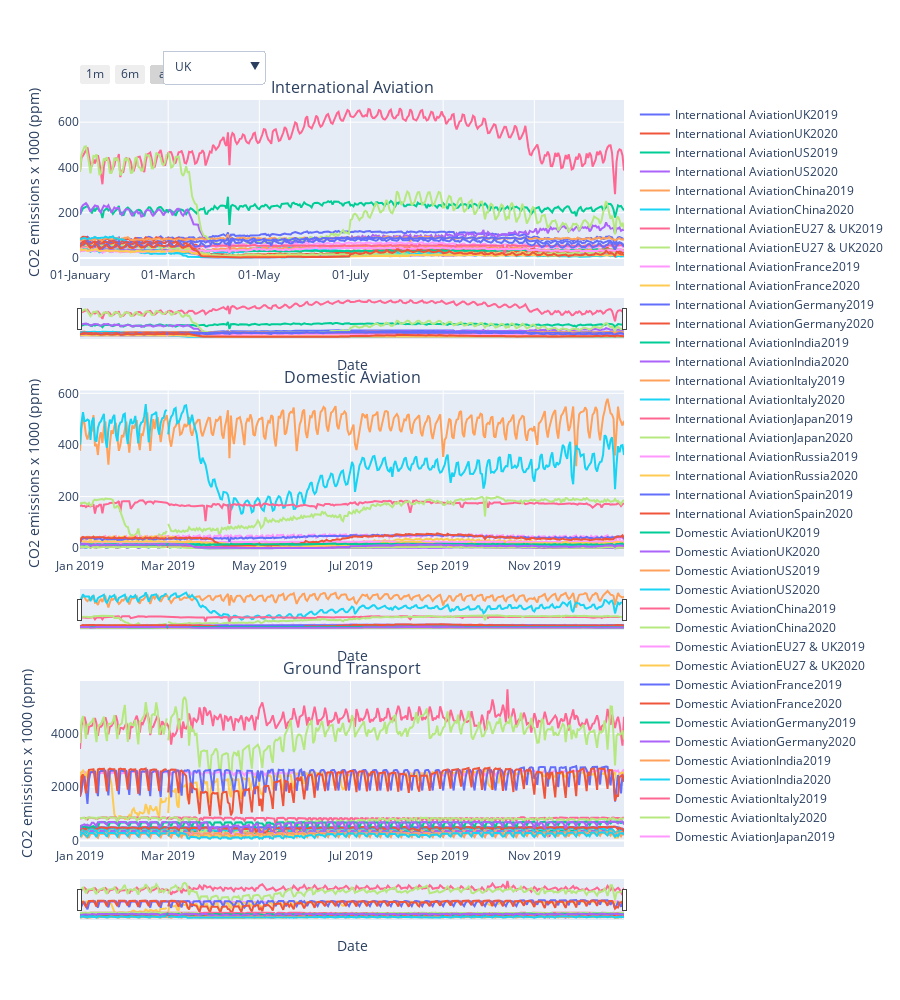

Notebook source saved alongside this figure:
### Code cell
Transport_not_World = Transport_Sector[Transport_Sector.country != 'WORLD'].groupby(['country', 'date']).sum()


#reset index for optimal dataset and split date into years

abc = Transport_not_World.reset_index(['country', 'date'])
abc[["year", "month", "day"]] = abc["date"].str.split("-", expand = True)

# create dataframe for sector

Transport_Sector[["year", "month", "day"]] = Transport_Sector["date"].str.split("-", expand = True)
Transport_Sector['Date2'] = '2019' + '-' + Transport_Sector['month'].astype(str) + '-' + Transport_Sector['day']
Transport_Sector2 = Transport_Sector[(Transport_Sector.year == '2019') | (Transport_Sector.year == '2020')]

sectors = ['International Aviation', 'Domestic Aviation', 'Ground Transport']

fig = make_subplots(rows = 3, 
                    cols = 1,
                    subplot_titles = ('International Aviation', 'Domestic Aviation', 'Ground Transport'))

for k in Countries:
    for i in Years:
        Int_Av = Transport_Sector2[(Transport_Sector2.country == k) & (Transport_Sector2.year == i) & (Transport_Sector2.sector == 'International Aviation')]
        lop = fig.add_trace(
                go.Scatter(x=list(Int_Av.Date2),
                            y=list(Int_Av.co2),
                            name= 'International Aviation' + k + i,
                            visible =True), 1, 1)

for k in Countries:
    for i in Years:
        Do_Av = Transport_Sector2[(Transport_Sector2.country == k) & (Transport_Sector2.year == i) & (Transport_Sector2.sector == 'Domestic Aviation')]
        lop = fig.add_trace(
                go.Scatter(x=list(Do_Av.Date2),
                            y=list(Do_Av.co2),
                            name= 'Domestic Aviation' + k + i,
                            visible =True), 2, 1)

for k in Countries:
    for i in Years:
        Gr_Trans = Transport_Sector2[(Transport_Sector2.country == k) & (Transport_Sector2.year == i) & (Transport_Sector2.sector == 'Ground Transport')]
        lop = fig.add_trace(
                go.Scatter(x=list(Gr_Trans.Date2),
                            y=list(Gr_Trans.co2),
                            name= 'Ground Transport' + k + i,
                            visible =True), 3, 1)

fig.update_layout(
    height = 1000
)

list_updatemenus = []


for n, country in enumerate(Countries):
    visible = [False] * 2 * len(Countries)
    visible[2*n] = True
    visible[2*n + 1] = True
    temp_dict = dict(label = str(country),
                 method = 'update',
                 args = [{'visible': visible},
                         {'title': ('CO2 emissions comparison 2019 versus 2020 by sector in %s'% country)}])
    list_updatemenus.append(temp_dict)


fig.update_layout(updatemenus=list([dict(buttons= list_updatemenus)]), xaxis_title = 'Date', yaxis_title = 'CO2 emissions x 1000 (ppm)', xaxis=dict(tickformat="%d-%B"))

fig['layout']['yaxis2']['title']='CO2 emissions x 1000 (ppm)'
fig['layout']['yaxis3']['title']='CO2 emissions x 1000 (ppm)'
fig['layout']['xaxis2']['title']='Date'
fig['layout']['xaxis3']['title']='Date'

fig.update_layout(
    updatemenus=[
        dict(
            direction="down",
            pad={"r": 10, "t": 10},
            showactive=True,
            x=0.15,
            xanchor="left",
            y=1.08,
            yanchor="top"
        ),
    ]
)

fig.update_layout(
    xaxis=dict(
        rangeselector=dict(
            buttons=list([
                dict(count=1,
                     label="1m",
                     step="month",
                     stepmode="backward"),
                dict(count=6,
                     label="6m",
                     step="month",
                     stepmode="backward"),
                dict(step="all")
            ])
        ),
        rangeslider=dict(
            visible=True
        ),
        type="date"
    )
)

fig.update_xaxes(rangeslider_thickness = 0.05)


fig.show()

### Figure 1 — Plotly figure (JSON) as saved in the notebook; plotly's stock layout.template omitted (floating-point values rounded to 4 significant figures; data arrays with more than 128 entries replaced by an {"elided": "..."} marker saying what was removed)
{"data": [{"name": "International AviationUK2019", "type": "scatter", "visible": true, "x": {"elided": "365 str values"}, "xaxis": "x", "y": {"elided": "365 float values"}, "yaxis": "y"}, {"name": "International AviationUK2020", "type": "scatter", "visible": true, "x": {"elided": "366 str values"}, "xaxis": "x", "y": {"elided": "366 float values"}, "yaxis": "y"}, {"name": "International AviationUS2019", "type": "scatter", "visible": true, "x": {"elided": "365 str values"}, "xaxis": "x", "y": {"elided": "365 float values"}, "yaxis": "y"}, {"name": "International AviationUS2020", "type": "scatter", "visible": true, "x": {"elided": "366 str values"}, "xaxis": "x", "y": {"elided": "366 float values"}, "yaxis": "y"}, {"name": "International AviationChina2019", "type": "scatter", "visible": true, "x": {"elided": "365 str values"}, "xaxis": "x", "y": {"elided": "365 float values"}, "yaxis": "y"}, {"name": "International AviationChina2020", "type": "scatter", "visible": true, "x": {"elided": "366 str values"}, "xaxis": "x", "y": {"elided": "366 float values"}, "yaxis": "y"}, {"name": "International AviationEU27 & UK2019", "type": "scatter", "visible": true, "x": {"elided": "365 str values"}, "xaxis": "x", "y": {"elided": "365 float values"}, "yaxis": "y"}, {"name": "International AviationEU27 & UK2020", "type": "scatter", "visible": true, "x": {"elided": "366 str values"}, "xaxis": "x", "y": {"elided": "366 float values"}, "yaxis": "y"}, {"name": "International AviationFrance2019", "type": "scatter", "visible": true, "x": {"elided": "365 str values"}, "xaxis": "x", "y": {"elided": "365 float values"}, "yaxis": "y"}, {"name": "International AviationFrance2020", "type": "scatter", "visible": true, "x": {"elided": "366 str values"}, "xaxis": "x", "y": {"elided": "366 float values"}, "yaxis": "y"}, {"name": "International AviationGermany2019", "type": "scatter", "visible": true, "x": {"elided": "365 str values"}, "xaxis": "x", "y": {"elided": "365 float values"}, "yaxis": "y"}, {"name": "International AviationGermany2020", "type": "scatter", "visible": true, "x": {"elided": "366 str values"}, "xaxis": "x", "y": {"elided": "366 float values"}, "yaxis": "y"}, {"name": "International AviationIndia2019", "type": "scatter", "visible": true, "x": {"elided": "365 str values"}, "xaxis": "x", "y": {"elided": "365 float values"}, "yaxis": "y"}, {"name": "International AviationIndia2020", "type": "scatter", "visible": true, "x": {"elided": "366 str values"}, "xaxis": "x", "y": {"elided": "366 float values"}, "yaxis": "y"}, {"name": "International AviationItaly2019", "type": "scatter", "visible": true, "x": {"elided": "365 str values"}, "xaxis": "x", "y": {"elided": "365 float values"}, "yaxis": "y"}, {"name": "International AviationItaly2020", "type": "scatter", "visible": true, "x": {"elided": "366 str values"}, "xaxis": "x", "y": {"elided": "366 float values"}, "yaxis": "y"}, {"name": "International AviationJapan2019", "type": "scatter", "visible": true, "x": {"elided": "365 str values"}, "xaxis": "x", "y": {"elided": "365 float values"}, "yaxis": "y"}, {"name": "International AviationJapan2020", "type": "scatter", "visible": true, "x": {"elided": "366 str values"}, "xaxis": "x", "y": {"elided": "366 float values"}, "yaxis": "y"}, {"name": "International AviationRussia2019", "type": "scatter", "visible": true, "x": {"elided": "365 str values"}, "xaxis": "x", "y": {"elided": "365 float values"}, "yaxis": "y"}, {"name": "International AviationRussia2020", "type": "scatter", "visible": true, "x": {"elided": "366 str values"}, "xaxis": "x", "y": {"elided": "366 float values"}, "yaxis": "y"}, {"name": "International AviationSpain2019", "type": "scatter", "visible": true, "x": {"elided": "365 str values"}, "xaxis": "x", "y": {"elided": "365 float values"}, "yaxis": "y"}, {"name": "International AviationSpain2020", "type": "scatter", "visible": true, "x": {"elided": "366 str values"}, "xaxis": "x", "y": {"elided": "366 float values"}, "yaxis": "y"}, {"name": "Domestic AviationUK2019", "type": "scatter", "visible": true, "x": {"elided": "365 str values"}, "xaxis": "x2", "y": {"elided": "365 float values"}, "yaxis": "y2"}, {"name": "Domestic AviationUK2020", "type": "scatter", "visible": true, "x": {"elided": "366 str values"}, "xaxis": "x2", "y": {"elided": "366 float values"}, "yaxis": "y2"}, {"name": "Domestic AviationUS2019", "type": "scatter", "visible": true, "x": {"elided": "365 str values"}, "xaxis": "x2", "y": {"elided": "365 float values"}, "yaxis": "y2"}, {"name": "Domestic AviationUS2020", "type": "scatter", "visible": true, "x": {"elided": "366 str values"}, "xaxis": "x2", "y": {"elided": "366 float values"}, "yaxis": "y2"}, {"name": "Domestic AviationChina2019", "type": "scatter", "visible": true, "x": {"elided": "365 str values"}, "xaxis": "x2", "y": {"elided": "365 float values"}, "yaxis": "y2"}, {"name": "Domestic AviationChina2020", "type": "scatter", "visible": true, "x": {"elided": "366 str values"}, "xaxis": "x2", "y": {"elided": "366 float values"}, "yaxis": "y2"}, {"name": "Domestic AviationEU27 & UK2019", "type": "scatter", "visible": true, "x": {"elided": "365 str values"}, "xaxis": "x2", "y": {"elided": "365 float values"}, "yaxis": "y2"}, {"name": "Domestic AviationEU27 & UK2020", "type": "scatter", "visible": true, "x": {"elided": "366 str values"}, "xaxis": "x2", "y": {"elided": "366 float values"}, "yaxis": "y2"}, {"name": "Domestic AviationFrance2019", "type": "scatter", "visible": true, "x": {"elided": "365 str values"}, "xaxis": "x2", "y": {"elided": "365 float values"}, "yaxis": "y2"}, {"name": "Domestic AviationFrance2020", "type": "scatter", "visible": true, "x": {"elided": "366 str values"}, "xaxis": "x2", "y": {"elided": "366 float values"}, "yaxis": "y2"}, {"name": "Domestic AviationGermany2019", "type": "scatter", "visible": true, "x": {"elided": "365 str values"}, "xaxis": "x2", "y": {"elided": "365 float values"}, "yaxis": "y2"}, {"name": "Domestic AviationGermany2020", "type": "scatter", "visible": true, "x": {"elided": "366 str values"}, "xaxis": "x2", "y": {"elided": "366 float values"}, "yaxis": "y2"}, {"name": "Domestic AviationIndia2019", "type": "scatter", "visible": true, "x": {"elided": "365 str values"}, "xaxis": "x2", "y": {"elided": "365 float values"}, "yaxis": "y2"}, {"name": "Domestic AviationIndia2020", "type": "scatter", "visible": true, "x": {"elided": "366 str values"}, "xaxis": "x2", "y": {"elided": "366 float values"}, "yaxis": "y2"}, {"name": "Domestic AviationItaly2019", "type": "scatter", "visible": true, "x": {"elided": "365 str values"}, "xaxis": "x2", "y": {"elided": "365 float values"}, "yaxis": "y2"}, {"name": "Domestic AviationItaly2020", "type": "scatter", "visible": true, "x": {"elided": "366 str values"}, "xaxis": "x2", "y": {"elided": "366 float values"}, "yaxis": "y2"}, {"name": "Domestic AviationJapan2019", "type": "scatter", "visible": true, "x": {"elided": "365 str values"}, "xaxis": "x2", "y": {"elided": "365 float values"}, "yaxis": "y2"}, {"name": "Domestic AviationJapan2020", "type": "scatter", "visible": true, "x": {"elided": "366 str values"}, "xaxis": "x2", "y": {"elided": "366 float values"}, "yaxis": "y2"}, {"name": "Domestic AviationRussia2019", "type": "scatter", "visible": true, "x": {"elided": "365 str values"}, "xaxis": "x2", "y": {"elided": "365 float values"}, "yaxis": "y2"}, {"name": "Domestic AviationRussia2020", "type": "scatter", "visible": true, "x": {"elided": "366 str values"}, "xaxis": "x2", "y": {"elided": "366 float values"}, "yaxis": "y2"}, {"name": "Domestic AviationSpain2019", "type": "scatter", "visible": true, "x": {"elided": "365 str values"}, "xaxis": "x2", "y": {"elided": "365 float values"}, "yaxis": "y2"}, {"name": "Domestic AviationSpain2020", "type": "scatter", "visible": true, "x": {"elided": "366 str values"}, "xaxis": "x2", "y": {"elided": "366 float values"}, "yaxis": "y2"}, {"name": "Ground TransportUK2019", "type": "scatter", "visible": true, "x": {"elided": "365 str values"}, "xaxis": "x3", "y": {"elided": "365 float values"}, "yaxis": "y3"}, {"name": "Ground TransportUK2020", "type": "scatter", "visible": true, "x": {"elided": "366 str values"}, "xaxis": "x3", "y": {"elided": "366 float values"}, "yaxis": "y3"}, {"name": "Ground TransportUS2019", "type": "scatter", "visible": true, "x": {"elided": "365 str values"}, "xaxis": "x3", "y": {"elided": "365 float values"}, "yaxis": "y3"}, {"name": "Ground TransportUS2020", "type": "scatter", "visible": true, "x": {"elided": "366 str values"}, "xaxis": "x3", "y": {"elided": "366 float values"}, "yaxis": "y3"}, {"name": "Ground TransportChina2019", "type": "scatter", "visible": true, "x": {"elided": "365 str values"}, "xaxis": "x3", "y": {"elided": "365 float values"}, "yaxis": "y3"}, {"name": "Ground TransportChina2020", "type": "scatter", "visible": true, "x": {"elided": "366 str values"}, "xaxis": "x3", "y": {"elided": "366 float values"}, "yaxis": "y3"}, {"name": "Ground TransportEU27 & UK2019", "type": "scatter", "visible": true, "x": {"elided": "365 str values"}, "xaxis": "x3", "y": {"elided": "365 float values"}, "yaxis": "y3"}, {"name": "Ground TransportEU27 & UK2020", "type": "scatter", "visible": true, "x": {"elided": "366 str values"}, "xaxis": "x3", "y": {"elided": "366 float values"}, "yaxis": "y3"}, {"name": "Ground TransportFrance2019", "type": "scatter", "visible": true, "x": {"elided": "365 str values"}, "xaxis": "x3", "y": {"elided": "365 float values"}, "yaxis": "y3"}, {"name": "Ground TransportFrance2020", "type": "scatter", "visible": true, "x": {"elided": "366 str values"}, "xaxis": "x3", "y": {"elided": "366 float values"}, "yaxis": "y3"}, {"name": "Ground TransportGermany2019", "type": "scatter", "visible": true, "x": {"elided": "365 str values"}, "xaxis": "x3", "y": {"elided": "365 float values"}, "yaxis": "y3"}, {"name": "Ground TransportGermany2020", "type": "scatter", "visible": true, "x": {"elided": "366 str values"}, "xaxis": "x3", "y": {"elided": "366 float values"}, "yaxis": "y3"}, {"name": "Ground TransportIndia2019", "type": "scatter", "visible": true, "x": {"elided": "365 str values"}, "xaxis": "x3", "y": {"elided": "365 float values"}, "yaxis": "y3"}, {"name": "Ground TransportIndia2020", "type": "scatter", "visible": true, "x": {"elided": "366 str values"}, "xaxis": "x3", "y": {"elided": "366 float values"}, "yaxis": "y3"}, {"name": "Ground TransportItaly2019", "type": "scatter", "visible": true, "x": {"elided": "365 str values"}, "xaxis": "x3", "y": {"elided": "365 float values"}, "yaxis": "y3"}, {"name": "Ground TransportItaly2020", "type": "scatter", "visible": true, "x": {"elided": "366 str values"}, "xaxis": "x3", "y": {"elided": "366 float values"}, "yaxis": "y3"}, {"name": "Ground TransportJapan2019", "type": "scatter", "visible": true, "x": {"elided": "365 str values"}, "xaxis": "x3", "y": {"elided": "365 float values"}, "yaxis": "y3"}, {"name": "Ground TransportJapan2020", "type": "scatter", "visible": true, "x": {"elided": "366 str values"}, "xaxis": "x3", "y": {"elided": "366 float values"}, "yaxis": "y3"}, {"name": "Ground TransportRussia2019", "type": "scatter", "visible": true, "x": {"elided": "365 str values"}, "xaxis": "x3", "y": {"elided": "365 float values"}, "yaxis": "y3"}, {"name": "Ground TransportRussia2020", "type": "scatter", "visible": true, "x": {"elided": "366 str values"}, "xaxis": "x3", "y": {"elided": "366 float values"}, "yaxis": "y3"}, {"name": "Ground TransportSpain2019", "type": "scatter", "visible": true, "x": {"elided": "365 str values"}, "xaxis": "x3", "y": {"elided": "365 float values"}, "yaxis": "y3"}, {"name": "Ground TransportSpain2020", "type": "scatter", "visible": true, "x": {"elided": "366 str values"}, "xaxis": "x3", "y": {"elided": "366 float values"}, "yaxis": "y3"}], "layout": {"annotations": [{"font": {"size": 16}, "showarrow": false, "text": "International Aviation", "x": 0.5, "xanchor": "center", "xref": "paper", "y": 1, "yanchor": "bottom", "yref": "paper"}, {"font": {"size": 16}, "showarrow": false, "text": "Domestic Aviation", "x": 0.5, "xanchor": "center", "xref": "paper", "y": 0.6111, "yanchor": "bottom", "yref": "paper"}, {"font": {"size": 16}, "showarrow": false, "text": "Ground Transport", "x": 0.5, "xanchor": "center", "xref": "paper", "y": 0.2222, "yanchor": "bottom", "yref": "paper"}], "height": 1000, "updatemenus": [{"buttons": [{"args": [{"visible": [true, true, false, false, false, false, false, false, false, false, false, false, false, false, false, false, false, false, false, false, false, false]}, {"title": "CO2 emissions comparison 2019 versus 2020 by sector in UK"}], "label": "UK", "method": "update"}, {"args": [{"visible": [false, false, true, true, false, false, false, false, false, false, false, false, false, false, false, false, false, false, false, false, false, false]}, {"title": "CO2 emissions comparison 2019 versus 2020 by sector in US"}], "label": "US", "method": "update"}, {"args": [{"visible": [false, false, false, false, true, true, false, false, false, false, false, false, false, false, false, false, false, false, false, false, false, false]}, {"title": "CO2 emissions comparison 2019 versus 2020 by sector in China"}], "label": "China", "method": "update"}, {"args": [{"visible": [false, false, false, false, false, false, true, true, false, false, false, false, false, false, false, false, false, false, false, false, false, false]}, {"title": "CO2 emissions comparison 2019 versus 2020 by sector in EU27 & UK"}], "label": "EU27 & UK", "method": "update"}, {"args": [{"visible": [false, false, false, false, false, false, false, false, true, true, false, false, false, false, false, false, false, false, false, false, false, false]}, {"title": "CO2 emissions comparison 2019 versus 2020 by sector in France"}], "label": "France", "method": "update"}, {"args": [{"visible": [false, false, false, false, false, false, false, false, false, false, true, true, false, false, false, false, false, false, false, false, false, false]}, {"title": "CO2 emissions comparison 2019 versus 2020 by sector in Germany"}], "label": "Germany", "method": "update"}, {"args": [{"visible": [false, false, false, false, false, false, false, false, false, false, false, false, true, true, false, false, false, false, false, false, false, false]}, {"title": "CO2 emissions comparison 2019 versus 2020 by sector in India"}], "label": "India", "method": "update"}, {"args": [{"visible": [false, false, false, false, false, false, false, false, false, false, false, false, false, false, true, true, false, false, false, false, false, false]}, {"title": "CO2 emissions comparison 2019 versus 2020 by sector in Italy"}], "label": "Italy", "method": "update"}, {"args": [{"visible": [false, false, false, false, false, false, false, false, false, false, false, false, false, false, false, false, true, true, false, false, false, false]}, {"title": "CO2 emissions comparison 2019 versus 2020 by sector in Japan"}], "label": "Japan", "method": "update"}, {"args": [{"visible": [false, false, false, false, false, false, false, false, false, false, false, false, false, false, false, false, false, false, true, true, false, false]}, {"title": "CO2 emissions comparison 2019 versus 2020 by sector in Russia"}], "label": "Russia", "method": "update"}, {"args": [{"visible": [false, false, false, false, false, false, false, false, false, false, false, false, false, false, false, false, false, false, false, false, true, true]}, {"title": "CO2 emissions comparison 2019 versus 2020 by sector in Spain"}], "label": "Spain", "method": "update"}], "direction": "down", "pad": {"r": 10, "t": 10}, "showactive": true, "x": 0.15, "xanchor": "left", "y": 1.08, "yanchor": "top"}], "xaxis": {"anchor": "y", "domain": [0, 1], "rangeselector": {"buttons": [{"count": 1, "label": "1m", "step": "month", "stepmode": "backward"}, {"count": 6, "label": "6m", "step": "month", "stepmode": "backward"}, {"step": "all"}]}, "rangeslider": {"thickness": 0.05, "visible": true}, "tickformat": "%d-%B", "title": {"text": "Date"}, "type": "date"}, "xaxis2": {"anchor": "y2", "domain": [0, 1], "rangeslider": {"thickness": 0.05}, "title": {"text": "Date"}}, "xaxis3": {"anchor": "y3", "domain": [0, 1], "rangeslider": {"thickness": 0.05}, "title": {"text": "Date"}}, "yaxis": {"anchor": "x", "domain": [0.7778, 1], "title": {"text": "CO2 emissions x 1000 (ppm)"}}, "yaxis2": {"anchor": "x2", "domain": [0.3889, 0.6111], "title": {"text": "CO2 emissions x 1000 (ppm)"}}, "yaxis3": {"anchor": "x3", "domain": [0, 0.2222], "title": {"text": "CO2 emissions x 1000 (ppm)"}}}}
